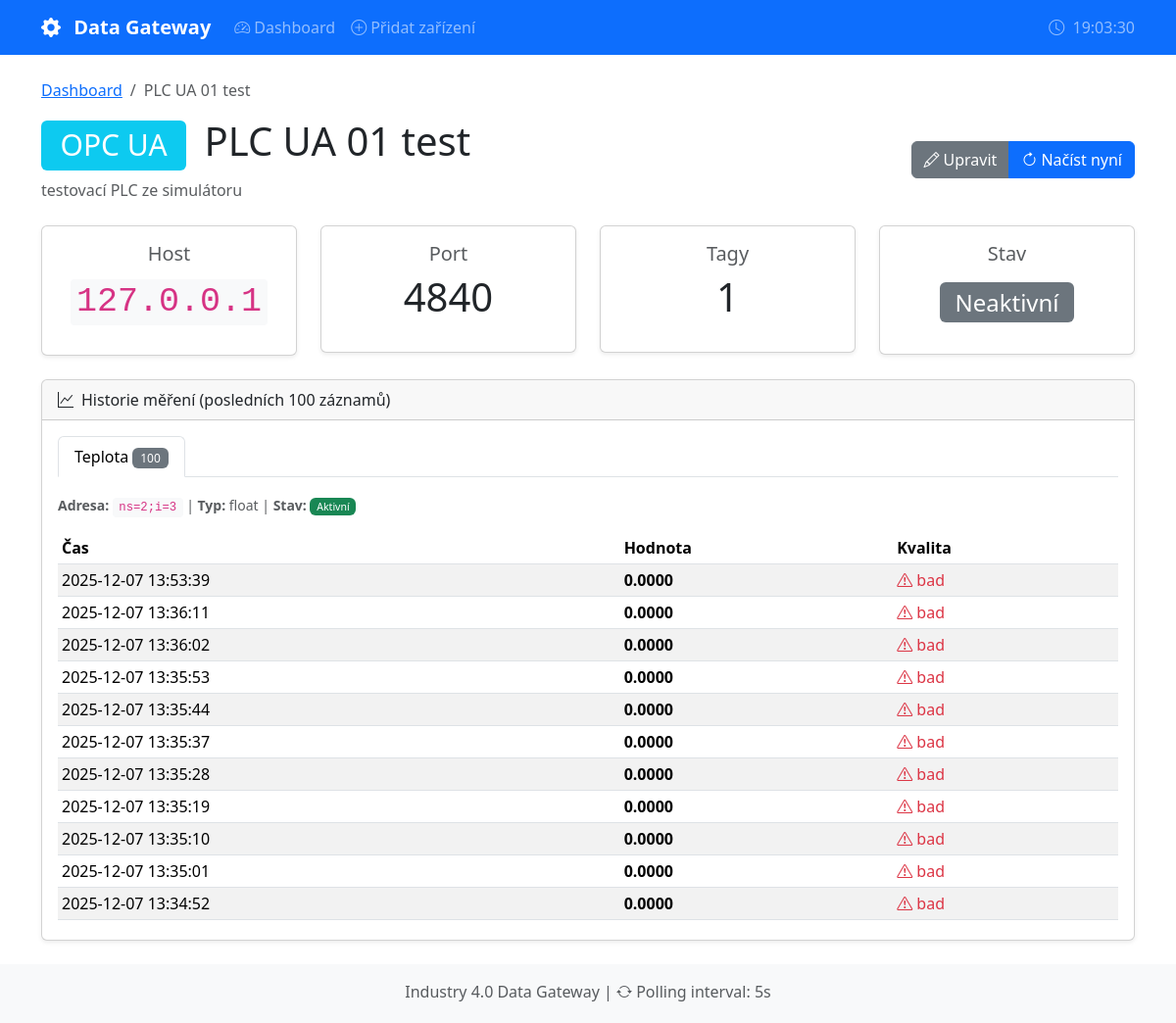
/device/1, run on the app's committed database.
### backend/models.py (models this page shows)
class Device(SQLModel, table=True):
    id: Optional[int] = Field(default=None, primary_key=True)
    name: str = Field(index=True, description="Např. 'Lis-01', 'Čerpadlo-A'")
    protocol: str = Field(description="Protokol: 'opcua' nebo 'modbus'")
    host: str = Field(default="127.0.0.1", description="IP adresa zařízení")
    port: int = Field(description="Port: 4840 pro OPC UA, 5020 pro Modbus")
    endpoint_url: Optional[str] = Field(
        default=None,
        description="OPC UA endpoint URL, např. 'opc.tcp://127.0.0.1:4840'"
    )
    enabled: bool = Field(default=True, description="Zda je zařízení aktivní pro sběr")
    description: Optional[str] = Field(default=None, description="Popis zařízení")
    tags: List["Tag"] = Relationship(back_populates="device", sa_relationship_kwargs={"cascade": "all, delete-orphan"})

class Tag(SQLModel, table=True):
    id: Optional[int] = Field(default=None, primary_key=True)
    name: str = Field(description="Např. 'Teplota_motoru', 'Stav_RUN'")
    address: str = Field(description="""
        Protokol-specifická adresa:
        - OPC UA: 'ns=2;s=Teplota' nebo 'i=2258'
        - Modbus: 'hr_0' (holding register), 'co_1' (coil),
                  'ir_0' (input register), 'di_0' (discrete input)
    """)
    data_type: str = Field(default="float", description="Datový typ: float, int, bool")
    description: Optional[str] = Field(default=None, description="Popis tagu")
    enabled: bool = Field(default=True, description="Zda je tag aktivní pro sběr")
    device_id: int = Field(foreign_key="device.id")
    device: Device = Relationship(back_populates="tags")
    measurements: List["Measurement"] = Relationship(
        back_populates="tag",
        sa_relationship_kwargs={"cascade": "all, delete-orphan"}
    )

class Measurement(SQLModel, table=True):
    id: Optional[int] = Field(default=None, primary_key=True)
    value: float = Field(description="Normalizovaná hodnota (bool: 0/1, int/float: hodnota)")
    timestamp: datetime = Field(
        default_factory=datetime.utcnow,
        description="Čas měření"
    )
    quality: str = Field(default="good", description="Kvalita měření: good, bad, uncertain")
    tag_id: int = Field(foreign_key="tag.id")
    tag: Tag = Relationship(back_populates="measurements")

### main.py (the view)
@app.get("/device/{device_id}", response_class=HTMLResponse)
async def device_detail(request: Request, device_id: int):
    with get_session() as session:
        device = session.get(Device, device_id)
        if not device:
            raise HTTPException(status_code=404, detail="Zařízení nenalezeno")
        measurements_data = []
        for tag in device.tags:
            tag_measurements = session.exec(
                select(Measurement)
                .where(Measurement.tag_id == tag.id)
                .order_by(Measurement.timestamp.desc())
                .limit(100)
            ).all()
            measurements_data.append({
                "tag": tag,
                "measurements": tag_measurements
            })
        return templates.TemplateResponse(
            "device_detail.html",
            {
                "request": request,
                "device": device,
                "measurements_data": measurements_data
            }
        )

### frontend/templates/device_detail.html (shortened to what this page needs)
{% extends "base.html" %}
{% block content %}
<nav aria-label="breadcrumb">
    <ol class="breadcrumb">
        <li class="breadcrumb-item"><a href="/">Dashboard</a></li>
        <li class="breadcrumb-item active">{{ device.name }}</li>
    </ol>
</nav>
<div class="d-flex justify-content-between align-items-center mb-4">
    <div>
        <h1>
            {% if device.protocol == 'opcua' %}
            <span class="badge bg-info me-2">OPC UA</span>
            {% else %}
            <span class="badge bg-warning text-dark me-2">Modbus</span>
            {% endif %}
            {{ device.name }}
        </h1>
        {% if device.description %}
        <p class="text-muted mb-0">{{ device.description }}</p>
        {% endif %}
    </div>
    <div class="btn-group">
        <a href="/device/{{ device.id }}/edit" class="btn btn-secondary">
            <i class="bi bi-pencil me-1"></i>Upravit
        </a>
        <button class="btn btn-primary"
                hx-post="/device/{{ device.id }}/poll"
                hx-target="#poll-result"
                hx-swap="innerHTML">
            <i class="bi bi-arrow-clockwise me-1"></i>Načíst nyní
        </button>
    </div>
</div>
<div class="row mb-4">
    <div class="col-md-3">
        <div class="card text-center">
            <div class="card-body">
                <h5 class="card-title text-muted">Host</h5>
                <p class="display-6"><code>{{ device.host }}</code></p>
            </div>
        </div>
    </div>
    <div class="col-md-3">
        <div class="card text-center">
            <div class="card-body">
                <h5 class="card-title text-muted">Port</h5>
                <p class="display-6">{{ device.port }}</p>
            </div>
        </div>
    </div>
    <div class="col-md-3">
        <div class="card text-center">
            <div class="card-body">
                <h5 class="card-title text-muted">Tagy</h5>
                <p class="display-6">{{ device.tags|length }}</p>
            </div>
        </div>
    </div>
    <div class="col-md-3">
        <div class="card text-center">
            <div class="card-body">
                <h5 class="card-title text-muted">Stav</h5>
                <p class="display-6">
                    {% if device.enabled %}
                    <span class="badge bg-success fs-4">Aktivní</span>
                    {% else %}
                    <span class="badge bg-secondary fs-4">Neaktivní</span>
                    {% endif %}
                </p>
            </div>
        </div>
    </div>
</div>
{% if measurements_data %}
<div class="card">
    <div class="card-header">
        <i class="bi bi-graph-up me-2"></i>Historie měření (posledních 100 záznamů)
    </div>
    <div class="card-body">
        <ul class="nav nav-tabs" id="tagTabs" role="tablist">
            {% for data in measurements_data %}
            <li class="nav-item" role="presentation">
                <button class="nav-link {% if loop.first %}active{% endif %}"
                        id="tab-{{ data.tag.id }}"
                        data-bs-toggle="tab"
                        data-bs-target="#content-{{ data.tag.id }}"
                        type="button" role="tab">
                    {{ data.tag.name }}
                    <span class="badge bg-secondary">{{ data.measurements|length }}</span>
                </button>
            </li>
            {% endfor %}
        </ul>
        <div class="tab-content mt-3" id="tagTabsContent">
            {% for data in measurements_data %}
            <div class="tab-pane fade {% if loop.first %}show active{% endif %}"
                 id="content-{{ data.tag.id }}" role="tabpanel">
                <div class="mb-3">
                    <small class="text-muted">
                        <strong>Adresa:</strong> <code>{{ data.tag.address }}</code> |
                        <strong>Typ:</strong> {{ data.tag.data_type }} |
                        <strong>Stav:</strong>
                        {% if data.tag.enabled %}
                        <span class="badge bg-success">Aktivní</span>
                        {% else %}
                        <span class="badge bg-secondary">Neaktivní</span>
                        {% endif %}
                    </small>
                </div>
                {% if data.measurements %}
                <div class="table-responsive" style="max-height: 400px; overflow-y: auto;">
                    <table class="table table-sm table-striped">
                        <thead class="sticky-top bg-white">
                            <tr>
                                <th>Čas</th>
                                <th>Hodnota</th>
                                <th>Kvalita</th>
                            </tr>
                        </thead>
                        <tbody>
                            {% for m in data.measurements %}
                            <tr>
                                <td>{{ m.timestamp.strftime('%Y-%m-%d %H:%M:%S') }}</td>
                                <td>
                                    {% if data.tag.data_type == 'bool' %}
                                        {% if m.value == 1.0 %}
                                        <span class="badge bg-success">ON</span>
                                        {% else %}
                                        <span class="badge bg-danger">OFF</span>
                                        {% endif %}
                                    {% else %}
                                        <strong>{{ "%.4f"|format(m.value) }}</strong>
                                    {% endif %}
                                </td>
                                <td>
                                    {% if m.quality == 'good' %}
                                    <span class="text-success"><i class="bi bi-check-circle"></i> OK</span>
                                    {% else %}
                                    <span class="text-danger"><i class="bi bi-exclamation-triangle"></i> {{ m.quality }}</span>
                                    {% endif %}
                                </td>
                            </tr>
                            {% endfor %}
                        </tbody>
                    </table>
                </div>
                {% else %}
                <p class="text-muted">Zatím žádná měření pro tento tag.</p>
                {% endif %}
            </div>
            {% endfor %}
        </div>
    </div>
</div>
{% else %}
<div class="alert alert-info">
    <i class="bi bi-info-circle me-2"></i>
    Toto zařízení nemá definované žádné tagy.
    <a href="/device/{{ device.id }}/edit" class="alert-link">Přidejte tagy</a> pro sběr dat.
</div>
{% endif %}
{% endblock %}

### frontend/static/style.css (style rules this page uses)
.card { box-shadow: 0 0.125rem 0.25rem rgba(0, 0, 0, 0.075); }
.table th { white-space: nowrap; }
code { background-color: #f8f9fa; padding: 0.2rem 0.4rem; border-radius: 0.25rem; font-size: 0.875em; }
.badge { font-weight: 500; }
html { min-height: 100%; position: relative; }
body { margin-bottom: 60px; }
.tab-content { max-height: 500px; overflow-y: auto; }
.table thead.sticky-top th { position: sticky; top: 0; z-index: 10; background: white; box-shadow: 0 1px 0 rgba(0,0,0,0.1); }
.badge.bg-info { background-color: #0dcaf0 !important; }

### data on the page
Device: name "PLC UA 01 test", description "testovací PLC ze simulátoru", host "127.0.0.1", port "4840"
Tag: tag.name "Teplota", tag.address "ns=2;i=3", tag.data_type "float"
Measurement: timestamp "2025-12-07 13:53:39", value "0.0000", quality "bad"
Measurement: timestamp "2025-12-07 13:36:11", value "0.0000", quality "bad"
Measurement: timestamp "2025-12-07 13:36:02", value "0.0000", quality "bad"
Measurement: timestamp "2025-12-07 13:35:53", value "0.0000", quality "bad"
Measurement: timestamp "2025-12-07 13:35:44", value "0.0000", quality "bad"
Measurement: timestamp "2025-12-07 13:35:37", value "0.0000", quality "bad"
Measurement: timestamp "2025-12-07 13:35:28", value "0.0000", quality "bad"
Measurement: timestamp "2025-12-07 13:35:19", value "0.0000", quality "bad"
Measurement: timestamp "2025-12-07 13:35:10", value "0.0000", quality "bad"
Measurement: timestamp "2025-12-07 13:35:01", value "0.0000", quality "bad"
Measurement: timestamp "2025-12-07 13:34:52", value "0.0000", quality "bad"

### other printed values
{{ device.tags|length }} "1"
{{ data.measurements|length }} "100"
